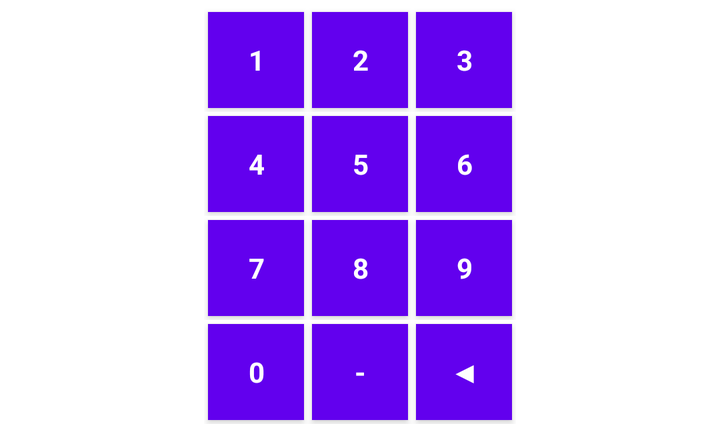
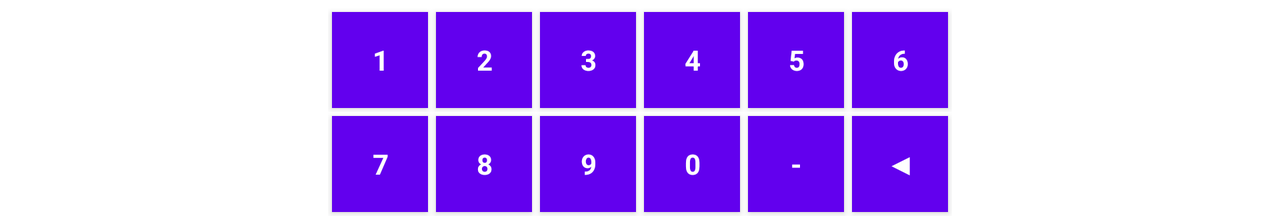

One screen, two layout resources from the same app: the default and the repository's alternative for another configuration. Each is rendered where Android would select it; the XML of both is given below.
<!-- AndroidManifest.xml: application theme Theme.FCRTrainer -->
<!-- res/layout/keyboard_twos_complement.xml -->
<?xml version="1.0" encoding="utf-8"?>
<LinearLayout xmlns:android="http://schemas.android.com/apk/res/android"
    xmlns:app="http://schemas.android.com/apk/res-auto"
    android:layout_width="wrap_content"
    android:layout_height="wrap_content"
    android:layout_gravity="center"
    android:paddingTop="4dp"
    android:orientation="vertical" >

    <LinearLayout
        android:layout_width="match_parent"
        android:layout_height="wrap_content"
        android:orientation="horizontal" >

        <Button
            style="@style/key_decimal"
            android:text="1" />

        <Button
            style="@style/key_decimal"
            android:text="2" />

        <Button
            style="@style/key_decimal"
            android:text="3" />

    </LinearLayout>

    <LinearLayout
        android:layout_width="match_parent"
        android:layout_height="wrap_content"
        android:orientation="horizontal" >

        <Button
            style="@style/key_decimal"
            android:text="4" />

        <Button
            style="@style/key_decimal"
            android:text="5" />

        <Button
            style="@style/key_decimal"
            android:text="6" />


    </LinearLayout>

    <LinearLayout
        android:layout_width="match_parent"
        android:layout_height="wrap_content"
        android:orientation="horizontal" >

        <Button
            style="@style/key_decimal"
            android:text="7" />

        <Button
            style="@style/key_decimal"
            android:text="8" />

        <Button
            style="@style/key_decimal"
            android:text="9" />


    </LinearLayout>

    <LinearLayout
        android:layout_width="match_parent"
        android:layout_height="wrap_content"
        android:orientation="horizontal" >

        <Button
            style="@style/key_decimal"
            android:text="0" />

        <Button
            style="@style/key_control"
            android:text="-" />

        <Button
            android:id="@+id/key_delete"
            style="@style/key_control"
            android:text="◀" />

    </LinearLayout>

</LinearLayout>
<!-- resources referenced by this layout -->
<resources>
  <style name="key_control" parent="@style/key">
          <item name="android:background">@color/key_control_background</item>
      </style>
  <style name="key_decimal" parent="@style/key">
          <item name="android:background">@color/key_decimal_background</item>
      </style>
  <style name="Theme.FCRTrainer" parent="Theme.MaterialComponents.DayNight.DarkActionBar">
          
          <item name="colorPrimary">@color/purple_500</item>
          <item name="colorPrimaryVariant">@color/purple_700</item>
          <item name="colorOnPrimary">@color/white</item>
          
          <item name="colorSecondary">@color/teal_200</item>
          <item name="colorSecondaryVariant">@color/teal_700</item>
          <item name="colorOnSecondary">@color/black</item>
          
          <item name="android:statusBarColor" tools:targetApi="l">?attr/colorPrimaryVariant</item>
          
      </style>
  <style name="key">
          <item name="android:layout_width">@dimen/key_size</item>
          <item name="android:layout_height">@dimen/key_size</item>
          <item name="android:textSize">@dimen/score_font</item>
          <item name="android:textColor">@color/key</item>
          <item name="android:layout_margin">2dp</item>
          <item name="android:textStyle">bold</item>
          <item name="android:fontFamily" tools:ignore="NewApi">sans-serif</item>
      </style>
  <color name="key_control_background">#0A9B23</color>
  <color name="key_decimal_background">#1A2A8B</color>
  <color name="purple_500">#FF6200EE</color>
  <color name="purple_700">#FF3700B3</color>
  <color name="white">#FFFFFFFF</color>
  <color name="teal_200">#FF03DAC5</color>
  <color name="teal_700">#FF018786</color>
  <color name="black">#FF000000</color>
  <dimen name="key_size">48sp</dimen>
  <dimen name="score_font">14sp</dimen>
  <color name="key">#ffffffff</color>
</resources>
<!-- res/layout-land/keyboard_twos_complement.xml (the repository's variant of the layout above) -->
<!-- drawn on the phone turned sideways -->
<?xml version="1.0" encoding="utf-8"?>
<LinearLayout xmlns:android="http://schemas.android.com/apk/res/android"
    xmlns:app="http://schemas.android.com/apk/res-auto"
    android:layout_width="wrap_content"
    android:layout_height="wrap_content"
    android:layout_gravity="center"
    android:paddingTop="4dp"
    android:orientation="vertical" >

    <LinearLayout
        android:layout_width="match_parent"
        android:layout_height="wrap_content"
        android:orientation="horizontal" >

        <Button
            style="@style/key_decimal"
            android:text="1" />

        <Button
            style="@style/key_decimal"
            android:text="2" />

        <Button
            style="@style/key_decimal"
            android:text="3" />

        <Button
            style="@style/key_decimal"
            android:text="4" />

        <Button
            style="@style/key_decimal"
            android:text="5" />

        <Button
            style="@style/key_decimal"
            android:text="6" />
    </LinearLayout>

    <LinearLayout
        android:layout_width="match_parent"
        android:layout_height="wrap_content"
        android:orientation="horizontal" >

        <Button
            style="@style/key_decimal"
            android:text="7" />

        <Button
            style="@style/key_decimal"
            android:text="8" />

        <Button
            style="@style/key_decimal"
            android:text="9" />

        <Button
            style="@style/key_decimal"
            android:text="0" />

        <Button
            style="@style/key_control"
            android:text="-" />

        <Button
            android:id="@+id/key_delete"
            style="@style/key_control"
            android:text="◀" />

    </LinearLayout>

</LinearLayout>
